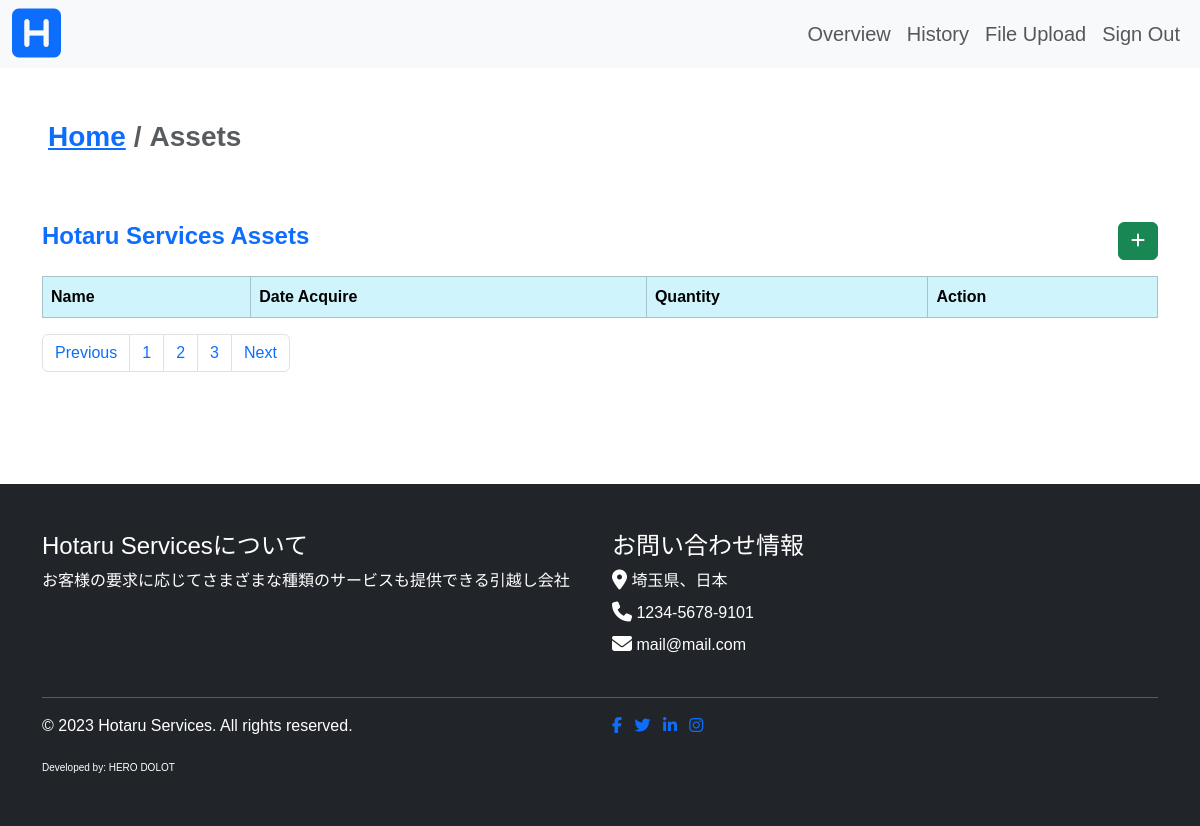
The app's page /admin/assets.php, older data.
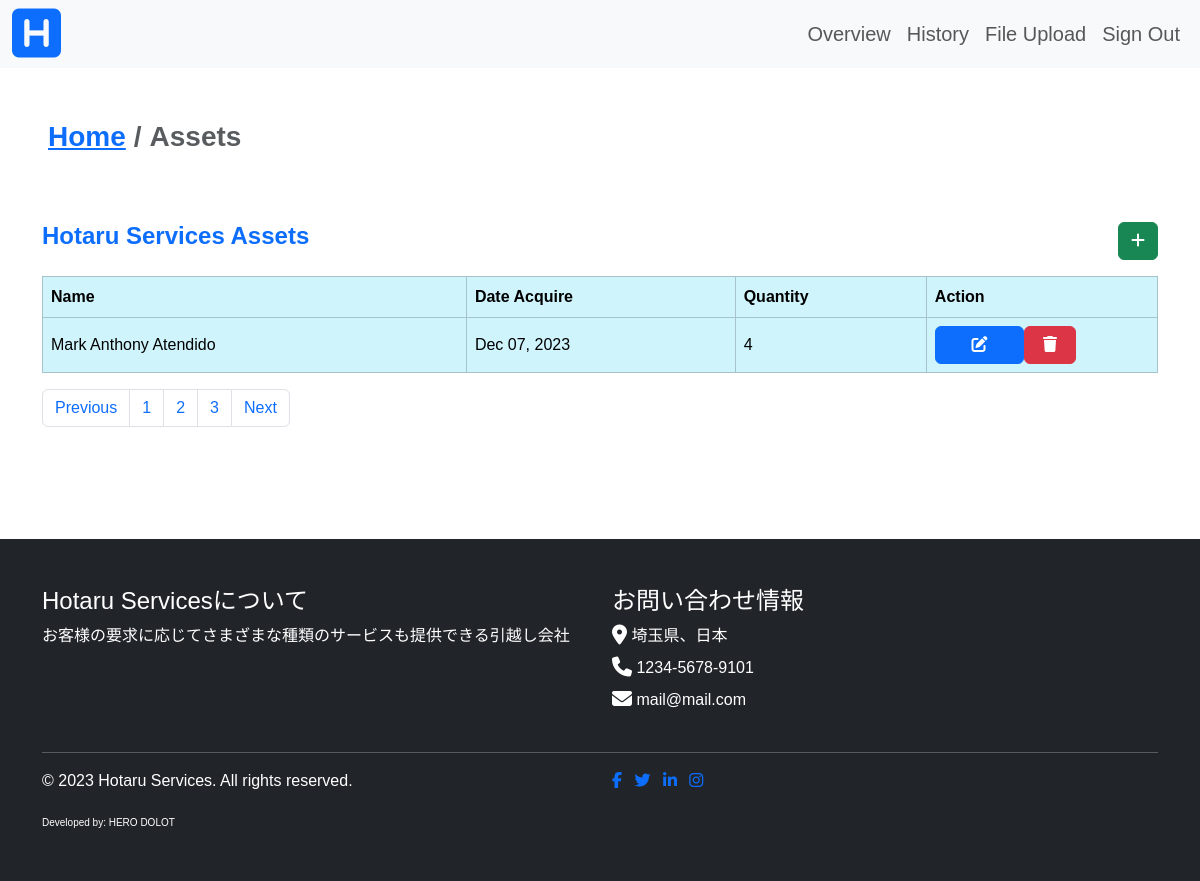
The same page, newer data.
### tables this page shows
CREATE TABLE `assets` (
  `asset_id` int(11) NOT NULL,
  `asset_name` text NOT NULL,
  `asset_date_acquired` int(11) NOT NULL,
  `asset_quantity` int(11) NOT NULL
);

### admin/assets.php (the view, shortened to what this page needs)
<?php
include("../connection.php");
include './includes/header.php';
include './components/navbar.php';
?>
<div class="container-fluid py-5 p-5">
    <nav aria-label="breadcrumb">
        <ol class="breadcrumb fw-bold fs-3">
            <li class="breadcrumb-item"><a href="./index.php">Home</a></li>
            <li class="breadcrumb-item active" aria-current="page">Assets</li>
        </ol>
    </nav>
</div>
<div class="container">
    <div class="wrapper mb-3 mt-md-0">
        <div class="d-flex justify-content-between">
            <h4 class="fw-bolder text-primary">Hotaru Services Assets</h4>
            <button type="button" class="btn btn-success" data-bs-toggle="modal" data-bs-target="#addItemModal">
                <i class="fa-solid fa-plus"></i>
            </button>
        </div>
    </div>
    <table class="table table-responsive table-bordered table-info table-alternate align-middle">
        <thead>
            <th>Name</th>
            <th>Date Acquire</th>
            <th>Quantity</th>
            <th>Action</th>
        </thead>
        <tbody>
            <?php
            $result = mysqli_query($conn, "SELECT * FROM assets");
            while ($row = $result->fetch_assoc()) :
            ?>
                <tr>
                    <td><?php echo $row["asset_name"] ?></td>
                    <td><?php echo date("M d, Y", $row["asset_date_acquired"]) ?></td>
                    <td><?php echo $row["asset_quantity"] ?></td>
                    <td>
                        <div class="wrapper d-md-flex justify-content-around d-sm-none">
                            <button type="submit" class="col btn btn-primary col-12 col-md-5 mb-3 mb-md-0">
                                <i class="fa-solid fa-pen-to-square"></i>
                            </button>
                            <form method="POST" class="col">
                                <button type="submit" name="delete_asset" value="<?php echo $row["asset_id"] ?>" class="btn btn-danger col-12 col-md-5">
                                    <i class="fa-solid fa-trash"></i>
                                </button>
                            </form>
                        </div>
                    </td>
                </tr>
            <?php endwhile ?>
        </tbody>
    </table>
    <nav aria-label="Page navigation example">
        <ul class="pagination">
            <li class="page-item"><a class="page-link" href="#">Previous</a></li>
            <li class="page-item"><a class="page-link" href="#">1</a></li>
            <li class="page-item"><a class="page-link" href="#">2</a></li>
            <li class="page-item"><a class="page-link" href="#">3</a></li>
            <li class="page-item"><a class="page-link" href="#">Next</a></li>
        </ul>
    </nav>
</div>
<?php
include './includes/footer.php';
?>

### admin/includes/header.php (shortened to what this page needs)
<!DOCTYPE html>
<html lang="en">
<head>
    <link rel="stylesheet" href="../../hotaru/node_modules/bootstrap/dist/css/bootstrap.css">
    <link rel="stylesheet" href="../../hotaru/styles/main.scss">
</head>
<body>

### admin/components/navbar.php (shortened to what this page needs)
<nav class="navbar navbar-expand-lg bg-body-tertiary">
    <div class="container-fluid">
        <a class="navbar-brand fs-3" href="../../../hotaru/admin/index.php">
            <i class="fa-solid fa-square-h fa-2xl text-primary"></i>
        </a>
        <div class="collapse navbar-collapse" id="navbarSupportedContent">
            <ul class="navbar-nav mb-2 mb-lg-0 d-flex justify-content-end ms-auto">
                <li class="nav-item fs-5">
                    <a class="nav-link" href="../../../hotaru/admin/index.php">Overview</a>
                </li>
                <li class="nav-item fs-5">
                    <a class="nav-link" href="../../../hotaru/admin/history.php">History</a>
                </li>
                <li class="nav-item fs-5">
                    <a class="nav-link" href="../../../hotaru/admin/fileupload.php">File Upload</a>
                </li>
                <li class="nav-item fs-5">
                    <a class="nav-link" href="../../../hotaru/controller/logout.php">Sign Out</a>
                </li>
            </ul>
        </div>
    </div>
</nav>

### admin/includes/footer.php
<footer class="footer bg-dark text-white py-5" style="margin-top:112px;">
  <div class="container">
    <div class="row">
      <div class="col-lg-6">
        <h4>Hotaru Servicesについて</h4>
        <p>お客様の要求に応じてさまざまな種類のサービスも提供できる引越し会社</p>
      </div>
      <div class="col-lg-6">
        <h4>お問い合わせ情報</h4>
        <ul class="list-unstyled">
          <li class="mb-2"><i class="fa fa-map-marker fa-lg"></i> 埼玉県、日本</li>
          <li class="mb-2"><i class="fa fa-phone fa-lg"></i> 1234-5678-9101</li>
          <li class="mb-2"><i class="fa fa-envelope fa-lg"></i> mail@mail.com</li>
        </ul>
      </div>
    </div>
    <hr class="mt-4">
    <div class="row">
      <div class="col-lg-6">
        <p class="text-white">© 2023 Hotaru Services. All rights reserved.</p>
        <small class="text-white" style="font-size: 10px;">Developed by: HERO DOLOT</small>
      </div>
      <div class="col-lg-6">
        <ul class="list-inline text-lg-right mb-0">
          <li class="list-inline-item"><a href="#"><i class="fab fa-facebook-f"></i></a></li>
          <li class="list-inline-item"><a href="#"><i class="fab fa-twitter"></i></a></li>
          <li class="list-inline-item"><a href="#"><i class="fab fa-linkedin-in"></i></a></li>
          <li class="list-inline-item"><a href="#"><i class="fab fa-instagram"></i></a></li>
        </ul>
      </div>
    </div>
  </div>
</footer>
</body>
</html>

### admin/includes/header.php (style rules this page uses)
body { font-family: 'Meiryo', sans-serif; }
@media screen and (min-width: 1024px) { body { font-family: 'Hiragino Kaku Gothic Pro', 'ヒラギノ角ゴ Pro W3', sans-serif; } }

Row changes from the older to the newer data that the page shows:
added assets: asset_name "Mark Anthony Atendido", asset_date_acquired "Dec 07, 2023", asset_quantity "4", $row["asset_id"] 2 (drawn)
